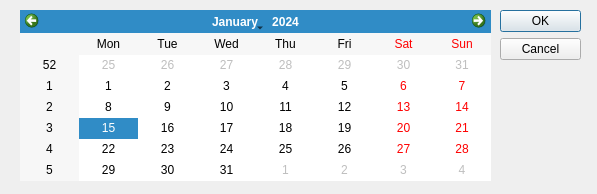
<?xml version="1.0" encoding="UTF-8"?>
<ui version="4.0">
 <class>CDlgDatePicker</class>
 <widget class="QDialog" name="CDlgDatePicker">
  <property name="geometry">
   <rect>
    <x>0</x>
    <y>0</y>
    <width>597</width>
    <height>194</height>
   </rect>
  </property>
  <property name="windowTitle">
   <string>Dialog</string>
  </property>
  <widget class="QDialogButtonBox" name="buttonBox">
   <property name="geometry">
    <rect>
     <x>500</x>
     <y>10</y>
     <width>81</width>
     <height>171</height>
    </rect>
   </property>
   <property name="orientation">
    <enum>Qt::Vertical</enum>
   </property>
   <property name="standardButtons">
    <set>QDialogButtonBox::Cancel|QDialogButtonBox::Ok</set>
   </property>
  </widget>
  <widget class="QCalendarWidget" name="calendar">
   <property name="geometry">
    <rect>
     <x>20</x>
     <y>10</y>
     <width>471</width>
     <height>171</height>
    </rect>
   </property>
  </widget>
 </widget>
 <resources/>
 <connections>
  <connection>
   <sender>buttonBox</sender>
   <signal>accepted()</signal>
   <receiver>CDlgDatePicker</receiver>
   <slot>accept()</slot>
   <hints>
    <hint type="sourcelabel">
     <x>248</x>
     <y>254</y>
    </hint>
    <hint type="destinationlabel">
     <x>157</x>
     <y>274</y>
    </hint>
   </hints>
  </connection>
  <connection>
   <sender>buttonBox</sender>
   <signal>rejected()</signal>
   <receiver>CDlgDatePicker</receiver>
   <slot>reject()</slot>
   <hints>
    <hint type="sourcelabel">
     <x>316</x>
     <y>260</y>
    </hint>
    <hint type="destinationlabel">
     <x>286</x>
     <y>274</y>
    </hint>
   </hints>
  </connection>
 </connections>
</ui>
